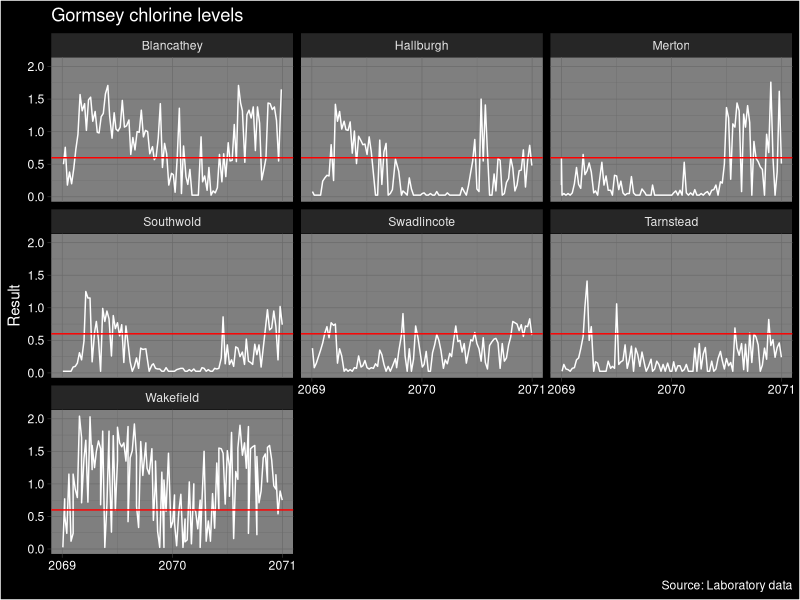

Write R code to recreate this figure.
## ---- chunk 1
knitr::opts_chunk$set(echo = FALSE, warning = FALSE, message = FALSE, dpi = 300)
## ---- chunk 2
library(tidyverse)
labdata <- read_csv("../data/water_quality.csv")
chlorine <- filter(labdata, Measure == "Chlorine Total")
## ---- chunk 3
ggplot(chlorine, aes(Date, Result)) + 
    geom_line(col = "white") + 
    geom_hline(yintercept = 0.6, col = "red") + 
    scale_x_date(date_breaks = "year", date_labels = "%Y") + 
    facet_wrap(~Suburb) + 
    theme_dark() + 
    theme(plot.background = element_rect(fill = "black"),
          title = element_text(colour = "white"),
          axis.text = element_text(colour = "white")) + 
    labs(title = "Gormsey chlorine levels",
         caption = "Source: Laboratory data",
         x = NULL)
## ---- chunk 4
chlorine_suburb <- group_by(chlorine, Suburb)

chlorine_results <- summarise(chlorine_suburb,
                              Minimum = min(Result),
                              Mean = mean(Result),
                              Max = max(Result),
                              Taste = round(sum(Result > 0.6) / n() * 100))

knitr::kable(arrange(chlorine_results, Taste), digits = 2,
             col.names = c("Suburb", "Minimum Cl", "Mean Cl", 
                           "Maximum Cl", "Negative taste %"))
